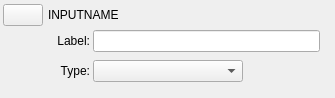
<?xml version="1.0" encoding="UTF-8"?>
<ui version="4.0">
 <class>JSONGUIInputEvent</class>
 <widget class="QWidget" name="JSONGUIInputEvent">
  <property name="geometry">
   <rect>
    <x>0</x>
    <y>0</y>
    <width>335</width>
    <height>98</height>
   </rect>
  </property>
  <property name="windowTitle">
   <string>Form</string>
  </property>
  <layout class="QVBoxLayout" name="verticalLayout">
   <property name="spacing">
    <number>3</number>
   </property>
   <property name="leftMargin">
    <number>3</number>
   </property>
   <property name="topMargin">
    <number>3</number>
   </property>
   <property name="rightMargin">
    <number>3</number>
   </property>
   <property name="bottomMargin">
    <number>3</number>
   </property>
   <item>
    <layout class="QGridLayout" name="gridLayout">
     <item row="0" column="1">
      <widget class="QLineEdit" name="inputNameEdit">
       <property name="styleSheet">
        <string notr="true">background: rgba(0,0,0,0); border-radius: 0px;</string>
       </property>
       <property name="text">
        <string>INPUTNAME</string>
       </property>
      </widget>
     </item>
     <item row="0" column="0">
      <widget class="QPushButton" name="pushButton">
       <property name="sizePolicy">
        <sizepolicy hsizetype="Fixed" vsizetype="Fixed">
         <horstretch>0</horstretch>
         <verstretch>0</verstretch>
        </sizepolicy>
       </property>
       <property name="text">
        <string/>
       </property>
      </widget>
     </item>
     <item row="0" column="2">
      <widget class="QLabelClickable" name="deleteLabel">
       <property name="sizePolicy">
        <sizepolicy hsizetype="Minimum" vsizetype="Minimum">
         <horstretch>0</horstretch>
         <verstretch>0</verstretch>
        </sizepolicy>
       </property>
       <property name="minimumSize">
        <size>
         <width>24</width>
         <height>24</height>
        </size>
       </property>
       <property name="maximumSize">
        <size>
         <width>24</width>
         <height>24</height>
        </size>
       </property>
       <property name="text">
        <string/>
       </property>
       <property name="pixmap">
        <pixmap resource="../resources.qrc">:/resources/JSONDeleteButtonImage.png</pixmap>
       </property>
       <property name="scaledContents">
        <bool>true</bool>
       </property>
      </widget>
     </item>
    </layout>
   </item>
   <item>
    <layout class="QFormLayout" name="formLayout">
     <property name="fieldGrowthPolicy">
      <enum>QFormLayout::ExpandingFieldsGrow</enum>
     </property>
     <property name="verticalSpacing">
      <number>8</number>
     </property>
     <property name="leftMargin">
      <number>12</number>
     </property>
     <property name="rightMargin">
      <number>12</number>
     </property>
     <item row="0" column="0">
      <widget class="QLabel" name="label_2">
       <property name="minimumSize">
        <size>
         <width>75</width>
         <height>0</height>
        </size>
       </property>
       <property name="text">
        <string>Label:</string>
       </property>
       <property name="alignment">
        <set>Qt::AlignRight|Qt::AlignTrailing|Qt::AlignVCenter</set>
       </property>
      </widget>
     </item>
     <item row="0" column="1">
      <widget class="QLineEdit" name="labelField"/>
     </item>
     <item row="1" column="0">
      <widget class="QLabel" name="label_3">
       <property name="minimumSize">
        <size>
         <width>75</width>
         <height>0</height>
        </size>
       </property>
       <property name="text">
        <string>Type:</string>
       </property>
       <property name="alignment">
        <set>Qt::AlignRight|Qt::AlignTrailing|Qt::AlignVCenter</set>
       </property>
      </widget>
     </item>
     <item row="1" column="1">
      <widget class="QComboBox" name="typePUB">
       <property name="sizePolicy">
        <sizepolicy hsizetype="Fixed" vsizetype="Fixed">
         <horstretch>0</horstretch>
         <verstretch>0</verstretch>
        </sizepolicy>
       </property>
       <property name="minimumSize">
        <size>
         <width>150</width>
         <height>0</height>
        </size>
       </property>
      </widget>
     </item>
    </layout>
   </item>
  </layout>
 </widget>
 <customwidgets>
  <customwidget>
   <class>QLabelClickable</class>
   <extends>QLabel</extends>
   <header>QLabelClickable.h</header>
  </customwidget>
 </customwidgets>
 <resources>
  <include location="../resources.qrc"/>
 </resources>
 <connections/>
</ui>
